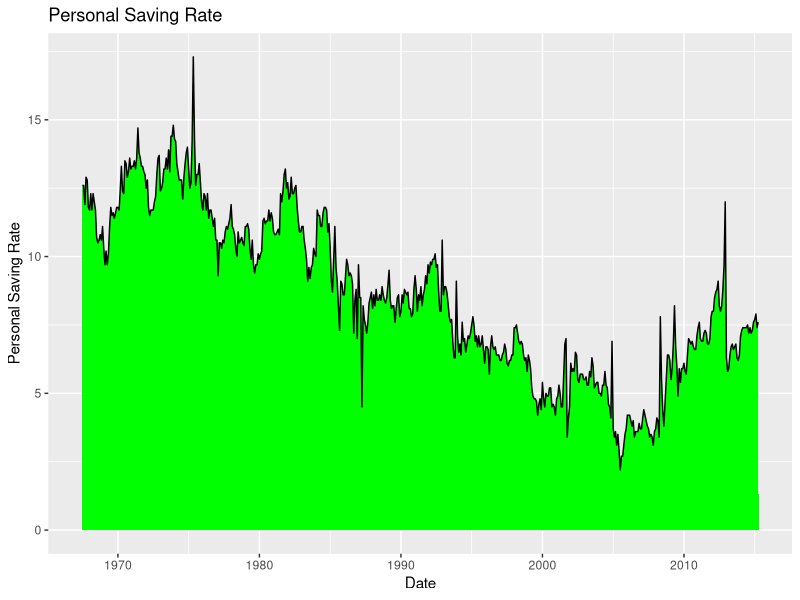

This figure's R source:
library(ggplot2)

ggplot(economics,aes(x=date,y=psavert))+
  geom_area(fill="green",color="black")+
  labs(title = "Personal Saving Rate",x="Date",y="Personal Saving Rate")